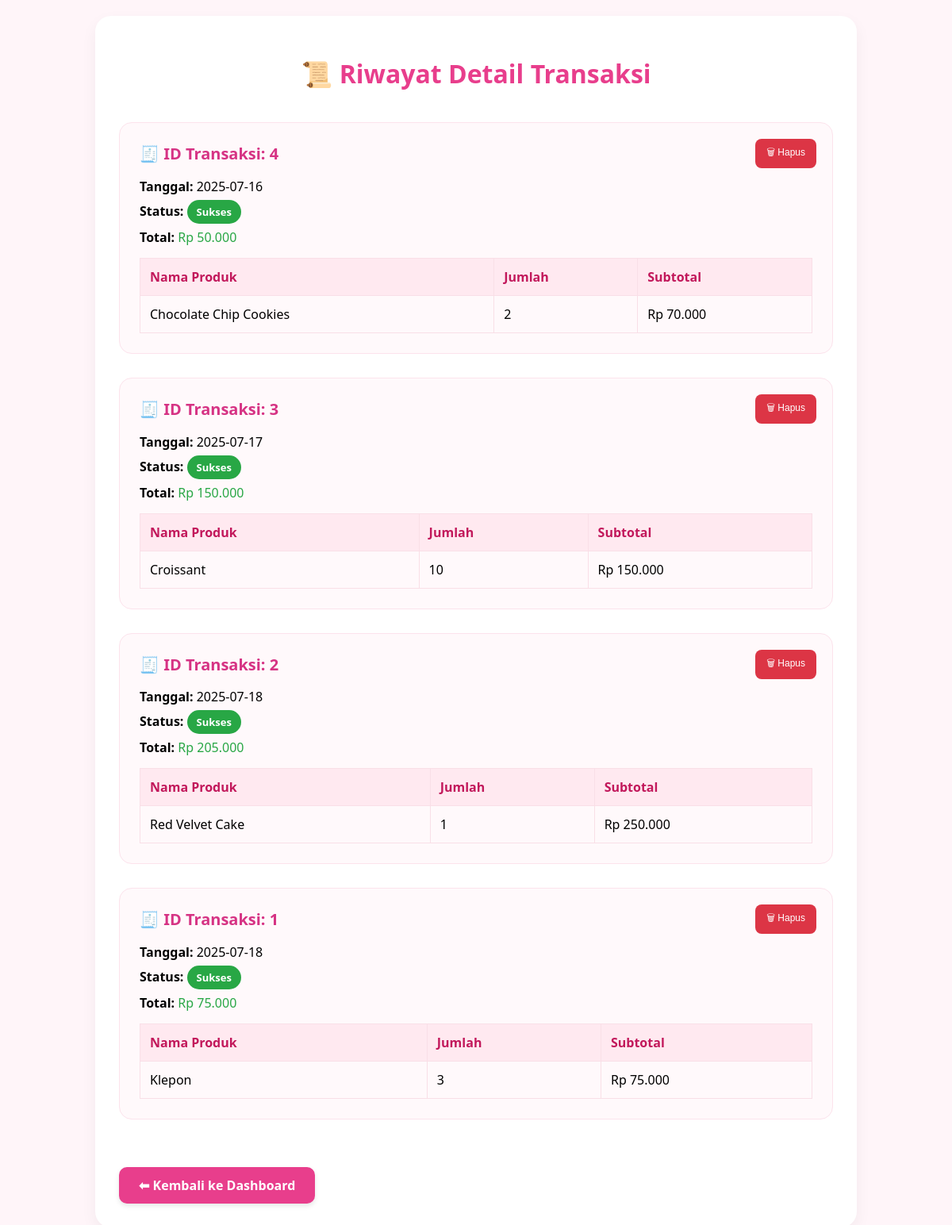
The app's page /user/detail_transaksi.php (signed in) with its own data.
### tables this page shows
CREATE TABLE transaksi (
    id_transaksi INT AUTO_INCREMENT PRIMARY KEY,
    id_user INT,
    tanggal DATE NOT NULL,
    total INT NOT NULL,
    status ENUM('pending','diproses','selesai','dibatalkan') DEFAULT 'pending',
    FOREIGN KEY (id_user) REFERENCES users(id)
);

CREATE TABLE detail_transaksi (
    id_detail INT AUTO_INCREMENT PRIMARY KEY,
    id_transaksi INT,
    id_produk INT,
    jumlah INT NOT NULL,
    harga INT NOT NULL,
    FOREIGN KEY (id_transaksi) REFERENCES transaksi(id_transaksi),
    FOREIGN KEY (id_produk) REFERENCES produk(id_produk)
);

CREATE TABLE produk (
    id_produk INT AUTO_INCREMENT PRIMARY KEY,
    nama_produk VARCHAR(100) NOT NULL,
    deskripsi TEXT,
    harga INT NOT NULL,
    stok INT NOT NULL,
    gambar VARCHAR(100),
    id_kategori INT,
    FOREIGN KEY (id_kategori) REFERENCES kategori(id_kategori)
);

### user/detail_transaksi.php (the view, shortened to what this page needs)
<?php
include '../config/koneksi.php';
$id_user = $_SESSION['user']['id_user'];
$query_transaksi = mysqli_query($conn, "SELECT * FROM transaksi WHERE id_user = '$id_user' ORDER BY id_transaksi DESC");
$semua_transaksi = [];
while ($row = mysqli_fetch_assoc($query_transaksi)) {
    $id_transaksi = $row['id_transaksi'];
    $produk = [];
    $query_produk = mysqli_query($conn, "
        SELECT dp.*, p.nama_produk, p.harga
        FROM detail_transaksi dp
        JOIN produk p ON dp.id_produk = p.id_produk
        WHERE dp.id_transaksi = '$id_transaksi'
    ");
    while ($p = mysqli_fetch_assoc($query_produk)) {
        $produk[] = $p;
    }
    $row['produk'] = $produk;
    $semua_transaksi[] = $row;
}
?>
<!DOCTYPE html>
<html lang="id">
<head>
</head>
<body>
<div class="container">
    <h1>📜 Riwayat Detail Transaksi</h1>
    <?php if (count($semua_transaksi) > 0): ?>
        <?php foreach ($semua_transaksi as $t): ?>
            <div class="transaksi">
                <button class="btn-delete" onclick="confirmDelete(<?= $t['id_transaksi']; ?>)">🗑 Hapus</button>
                <h2>🧾 ID Transaksi: <?= $t['id_transaksi']; ?></h2>
                <p><strong>Tanggal:</strong> <?= $t['tanggal'] == '0000-00-00' ? '-' : $t['tanggal']; ?></p>
                <p><strong>Status:</strong> <span class="badge">Sukses</span></p>
                <p><strong>Total:</strong> <span style="color:#28a745;">Rp <?= number_format($t['total'], 0, ',', '.'); ?></span></p>
                <?php if (!empty($t['produk'])): ?>
                    <table>
                        <thead>
                            <tr>
                                <th>Nama Produk</th>
                                <th>Jumlah</th>
                                <th>Subtotal</th>
                            </tr>
                        </thead>
                        <tbody>
                            <?php foreach ($t['produk'] as $p): ?>
                                <tr>
                                    <td><?= htmlspecialchars($p['nama_produk']); ?></td>
                                    <td><?= $p['jumlah']; ?></td>
                                    <td>Rp <?= number_format($p['harga'] * $p['jumlah'], 0, ',', '.'); ?></td>
                                </tr>
                            <?php endforeach; ?>
                        </tbody>
                    </table>
                <?php else: ?>
                    <p><em>Produk tidak tersedia.</em></p>
                <?php endif; ?>
            </div>
        <?php endforeach; ?>
    <?php else: ?>
        <p><em>Tidak ada transaksi yang ditemukan.</em></p>
    <?php endif; ?>
    <a href="dashboard.php" class="btn-back">⬅ Kembali ke Dashboard</a>
</div>
</body>
</html>

### user/detail_transaksi.php (style rules this page uses)
body { font-family: 'Segoe UI', sans-serif; background: #fff5f9; margin: 0; padding: 20px; }
.container { max-width: 900px; margin: 0 auto; background: #ffffff; border-radius: 20px; padding: 30px; box-shadow: 0 8px 20px rgba(0,0,0,0.05); }
h1 { text-align: center; color: #e83e8c; margin-bottom: 40px; }
.transaksi { border: 1px solid #fce3ec; padding: 25px; margin-bottom: 30px; border-radius: 16px; background: #fff9fb; position: relative; }
.transaksi h2 { margin-top: 0; color: #d63384; font-size: 20px; }
.transaksi p { margin: 6px 0; }
.badge { display: inline-block; padding: 6px 12px; border-radius: 50px; font-size: 13px; font-weight: 600; color: #fff; background-color: #28a745; text-transform: capitalize; }
table { width: 100%; margin-top: 15px; border-collapse: collapse; }
th, td { border: 1px solid #f9dfe7; padding: 12px; text-align: left; }
th { background: #ffe9f0; color: #c2185b; }
.btn-back { display: inline-block; margin-top: 30px; padding: 12px 25px; background: #e83e8c; color: #fff; text-decoration: none; border-radius: 10px; font-weight: bold; box-shadow: 0 3px 6px rgba(0,0,0,0.1); }
.btn-delete { position: absolute; top: 20px; right: 20px; background-color: #dc3545; color: #fff; border: none; padding: 8px 14px; border-radius: 8px; font-size: 12px; cursor: pointer; transition: background-color 0.3s ease; }

### records on screen
transaksi: id_transaksi "4", tanggal "2025-07-16", total "50.000"
detail_transaksi: id_produk.nama_produk "Chocolate Chip Cookies", jumlah "2", $p['harga'] * $p['jumlah'] "70.000"
transaksi: id_transaksi "3", tanggal "2025-07-17", total "150.000"
detail_transaksi: id_produk.nama_produk "Croissant", jumlah "10", $p['harga'] * $p['jumlah'] "150.000"
transaksi: id_transaksi "2", tanggal "2025-07-18", total "205.000"
detail_transaksi: id_produk.nama_produk "Red Velvet Cake", jumlah "1", $p['harga'] * $p['jumlah'] "250.000"
transaksi: id_transaksi "1", tanggal "2025-07-18", total "75.000"
detail_transaksi: id_produk.nama_produk "Klepon", jumlah "3", $p['harga'] * $p['jumlah'] "75.000"
